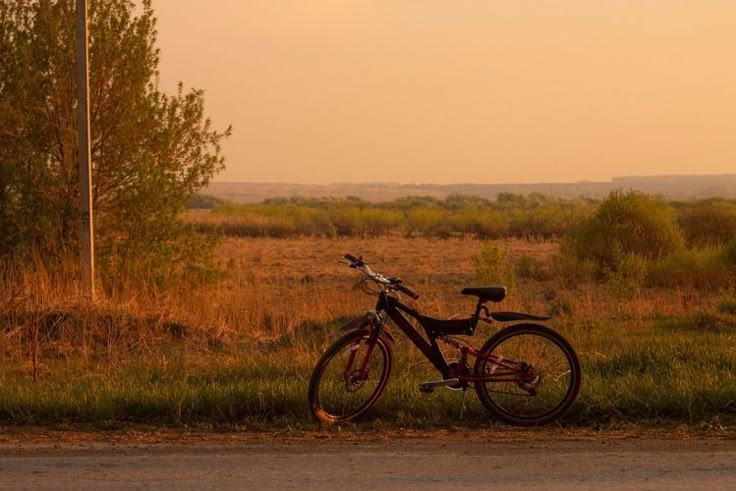
#> input picture test_image.jpg, 736 x 491 px
$ python -i extractors.py   (imports and definitions only)   (older library calls are emulated)
#> lines starting #> are read from the running program, lines starting #| are printed output that depends on the picture
### core/analysis/brightness.py
import cv2
import numpy as np

def analyze_brightness(image):
    gray = cv2.cvtColor(image, cv2.COLOR_BGR2GRAY)
    brightness = np.mean(gray)
    return brightness

### core/analysis/sharpness.py
import cv2
import numpy as np

def analyze_sharpness(image):
    gray = cv2.cvtColor(image, cv2.COLOR_BGR2GRAY)
    laplacian = cv2.Laplacian(gray, cv2.CV_64F)
    sharpness = laplacian.var()
    return sharpness

### core/analysis/contrast.py
import cv2

def analyze_contrast(image):
    gray = cv2.cvtColor(image, cv2.COLOR_BGR2GRAY)
    contrast = gray.std()
    return contrast

### core/analysis/saturation.py
import cv2
import numpy as np

def analyze_saturation(image):
    hsv = cv2.cvtColor(image, cv2.COLOR_BGR2HSV)
    saturation = np.mean(hsv[:, :, 1])
    return saturation

### core/features/extractors.py
import numpy as np
import cv2
from core.analysis.brightness import analyze_brightness
from core.analysis.sharpness import analyze_sharpness
from core.analysis.contrast import analyze_contrast
from core.analysis.saturation import analyze_saturation
from core.detection.yolo_detector import detect_categories, detect_objects
from core.analysis.composition import analyze_composition

GENRE_LABELS = [
    'Портрет', 'Пейзаж', 'Животные', 'Техника', 'Улица', 'Другое'
]
GENRE_TO_IDX = {g: i for i, g in enumerate(GENRE_LABELS)}
GENRE_MODEL_TO_RU = {
    'portrait': 'Портрет',
    'landscape': 'Пейзаж',
    'animal': 'Животные',
    'tech': 'Техника',
    'street': 'Улица',
    'other': 'Другое'
}

def extract_features(image_cv, image_pil=None):
    brightness = analyze_brightness(image_cv)
    sharpness = analyze_sharpness(image_cv)
    contrast = analyze_contrast(image_cv)
    saturation = analyze_saturation(image_cv)
    mean_color = cv2.mean(cv2.cvtColor(image_cv, cv2.COLOR_BGR2RGB))[:3]

    if np.std(cv2.cvtColor(image_cv, cv2.COLOR_BGR2RGB)) < 2:
        saturation = 0.0

    img_rgb = cv2.cvtColor(image_cv, cv2.COLOR_BGR2RGB)
    (R, G, B) = cv2.split(img_rgb)
    rg = np.abs(R - G)
    yb = np.abs(0.5 * (R + G) - B)
    colorfulness = np.sqrt(np.mean(rg ** 2) + np.mean(yb ** 2))

    std_rg = np.std(R - G)
    std_rb = np.std(R - B)
    std_gb = np.std(G - B)

    try:
        detected_boxes = detect_objects(image_cv)
        has_human, has_animal, has_tech, humans, animals, tech = detect_categories(detected_boxes)
    except Exception:
        detected_boxes = []
        has_human, has_animal, has_tech, humans, animals, tech = detect_categories([])
    n_humans = len(humans) if humans is not None else 0
    n_animals = len(animals) if animals is not None else 0
    n_tech = len(tech) if tech is not None else 0

    h, w = image_cv.shape[:2]
    center_point = (w // 2, h // 2)
    min_dist_center = 1.0
    if detected_boxes:
        dists_center = []
        for box in detected_boxes:
            _, _, (x1, y1, x2, y2) = box
            cx, cy = (x1 + x2) // 2, (y1 + y2) // 2
            dists_center.append(np.hypot(cx - center_point[0], cy - center_point[1]))
        min_dist_center = min(dists_center) / np.hypot(w, h)  # нормируем
    else:
        min_dist_center = 1.0

    thirds_points = [
        (w // 3, h // 3), (w // 3, 2 * h // 3),
        (2 * w // 3, h // 3), (2 * w // 3, 2 * h // 3)
    ]
    min_dist_thirds = 1.0
    if detected_boxes:
        dists = []
        for box in detected_boxes:
            _, _, (x1, y1, x2, y2) = box
            cx, cy = (x1 + x2) // 2, (y1 + y2) // 2
            dists_obj = [np.hypot(cx - tx, cy - ty) for (tx, ty) in thirds_points]
            dists.append(min(dists_obj))
        min_dist_thirds = min(dists) / np.hypot(w, h)  # нормируем
    else:
        min_dist_thirds = 1.0


    grid_sharpness = []
    grid_size = 3
    gray = cv2.cvtColor(image_cv, cv2.COLOR_BGR2GRAY)
    gh, gw = gray.shape[0] // grid_size, gray.shape[1] // grid_size
    for i in range(grid_size):
        for j in range(grid_size):
            patch = gray[i*gh:(i+1)*gh, j*gw:(j+1)*gw]
            if patch.size > 0:
                grid_sharpness.append(np.var(cv2.Laplacian(patch, cv2.CV_64F)))
    sharp_grid_mean = np.mean(grid_sharpness)
    sharp_grid_std = np.std(grid_sharpness)
    sharp_grid_min = np.min(grid_sharpness)
    sharp_grid_max = np.max(grid_sharpness)

    has_object = int(len(detected_boxes) > 0)

    try:
        if len(detected_boxes) > 0:
            comp_score, _, _ = analyze_composition(image_cv, detected_boxes, grid_type='rule_of_thirds')
        else:
            comp_score = -1
    except Exception:
        comp_score = -1

    genre_idx = GENRE_TO_IDX['Другое']

    hist = cv2.calcHist([gray], [0], None, [3], [0, 256]).flatten()
    hist = hist / (gray.shape[0] * gray.shape[1])

    features = [
        brightness, contrast, saturation,
        *mean_color,
        colorfulness, std_rg, std_rb, std_gb,
        sharp_grid_mean, sharp_grid_std, sharp_grid_min, sharp_grid_max,
        min_dist_center, min_dist_thirds,
        n_humans, n_animals, n_tech,
        genre_idx,
        *hist,
        has_object,
        comp_score
    ]
    return np.array(features)

__all__ = ["extract_features", "GENRE_LABELS", "GENRE_TO_IDX"]

>>> import cv2
>>> picture = cv2.imread('../../test_image.jpg')
#> picture is the input picture: shape (491, 736, 3); mean B, G, R 53.5, 94.9, 139.3
>>> result = extract_features(picture)
#> in analyze_brightness, `gray = cv2.cvtColor(image, cv2.COLOR_BGR2GRAY)`:
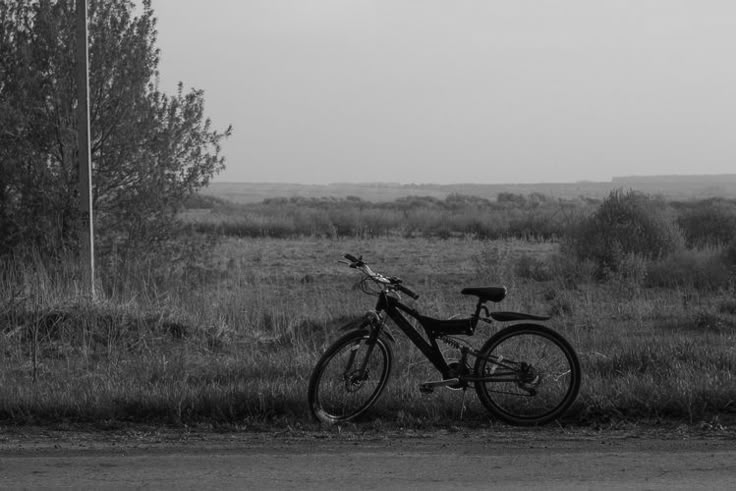
#> gray: shape (491, 736); min 1, max 231, mean 103.5
#> in analyze_brightness, `brightness = np.mean(gray)`: brightness = 103.5
#> in analyze_sharpness, `laplacian = cv2.Laplacian(gray, cv2.CV_64F)`:
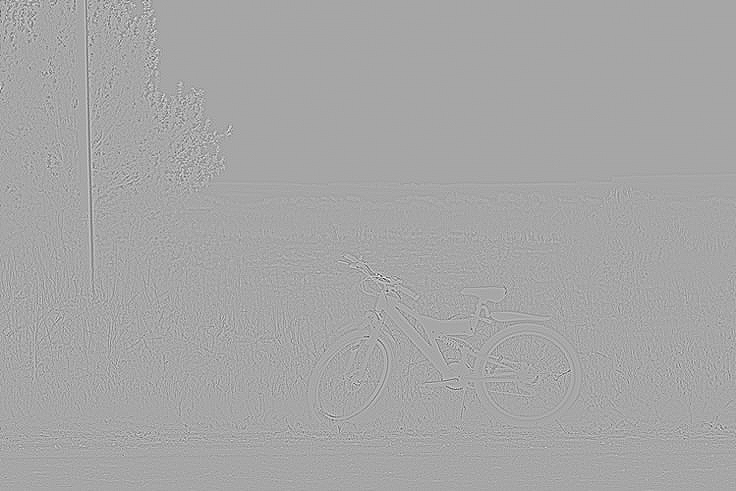
#> laplacian: shape (491, 736) float64; min -335, max 179, mean 0; drawn with min black and max white
#> in analyze_sharpness, `sharpness = laplacian.var()`: sharpness = 299.4
#> in analyze_contrast, `contrast = gray.std()`: contrast = 61.26
#> in analyze_saturation, `hsv = cv2.cvtColor(image, cv2.COLOR_BGR2HSV)`: hsv: shape (491, 736, 3); mean H, S, V 15, 176.8, 139.3
#> in analyze_saturation, `saturation = np.mean(hsv[:, :, 1])`: saturation = 176.8
#> in extract_features, `mean_color = cv2.mean(cv2.cvtColor(image_cv, cv2.COLOR_BGR2RGB))[:3]`: mean_color = (139.3, 94.9, 53.52)
#> in extract_features, `(R, G, B) = cv2.split(img_rgb)`:
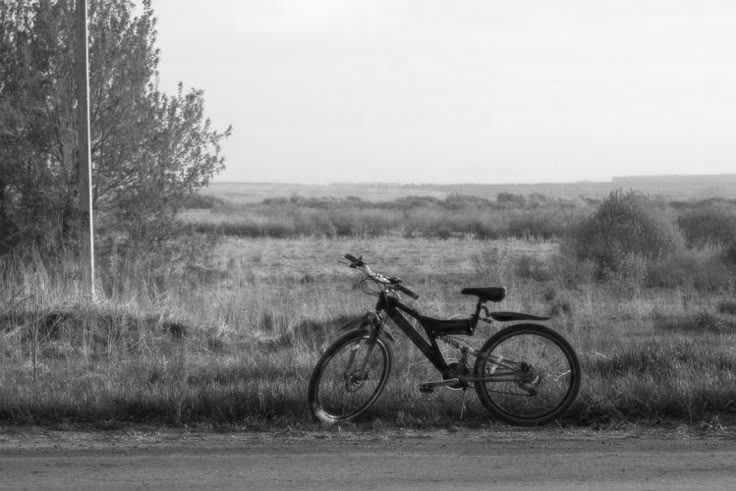
#> R: shape (491, 736); min 3, max 255, mean 139.3
#> in extract_features, `(R, G, B) = cv2.split(img_rgb)`:
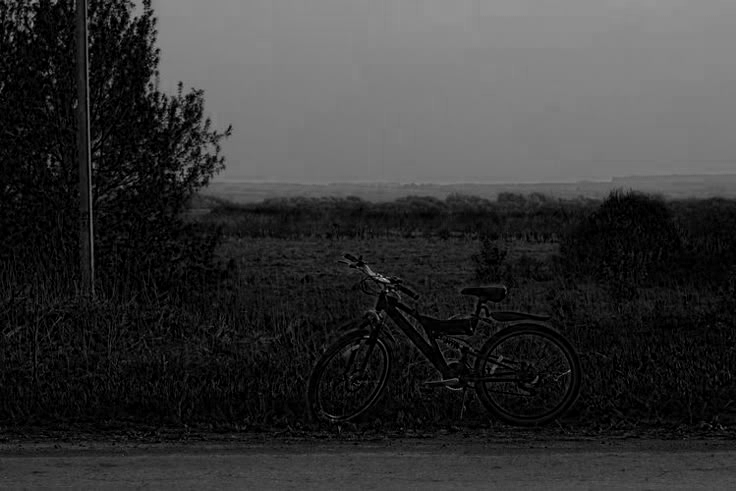
#> B: shape (491, 736); min 0, max 197, mean 53.5
#> in extract_features, `rg = np.abs(R - G)`:
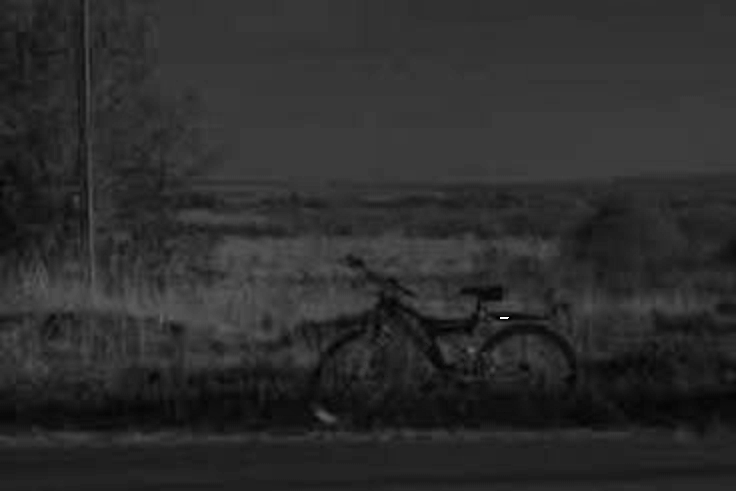
#> rg: shape (491, 736); min 0, max 255, mean 44.4
#> in extract_features, `yb = np.abs(0.5 * (R + G) - B)`:
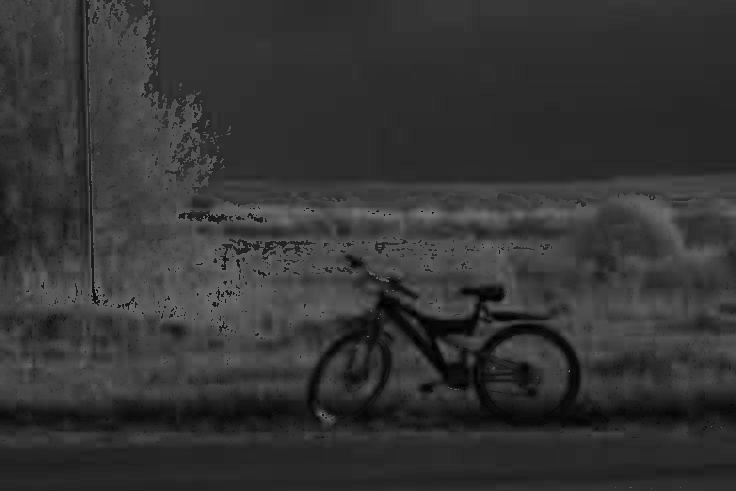
#> yb: shape (491, 736) float64; min 0, max 117.5, mean 52.5
#> in extract_features, `colorfulness = np.sqrt(np.mean(rg ** 2) + np.mean(yb ** 2))`: colorfulness = 56.54
#> in extract_features, `std_rg = np.std(R - G)`: std_rg = 14.85
#> in extract_features, `std_rb = np.std(R - B)`: std_rb = 27.66
#> in extract_features, `std_gb = np.std(G - B)`: std_gb = 20.5
#> (the run stopped early here; a loop or call above may not have finished)

$ run again, on portrait.jpg
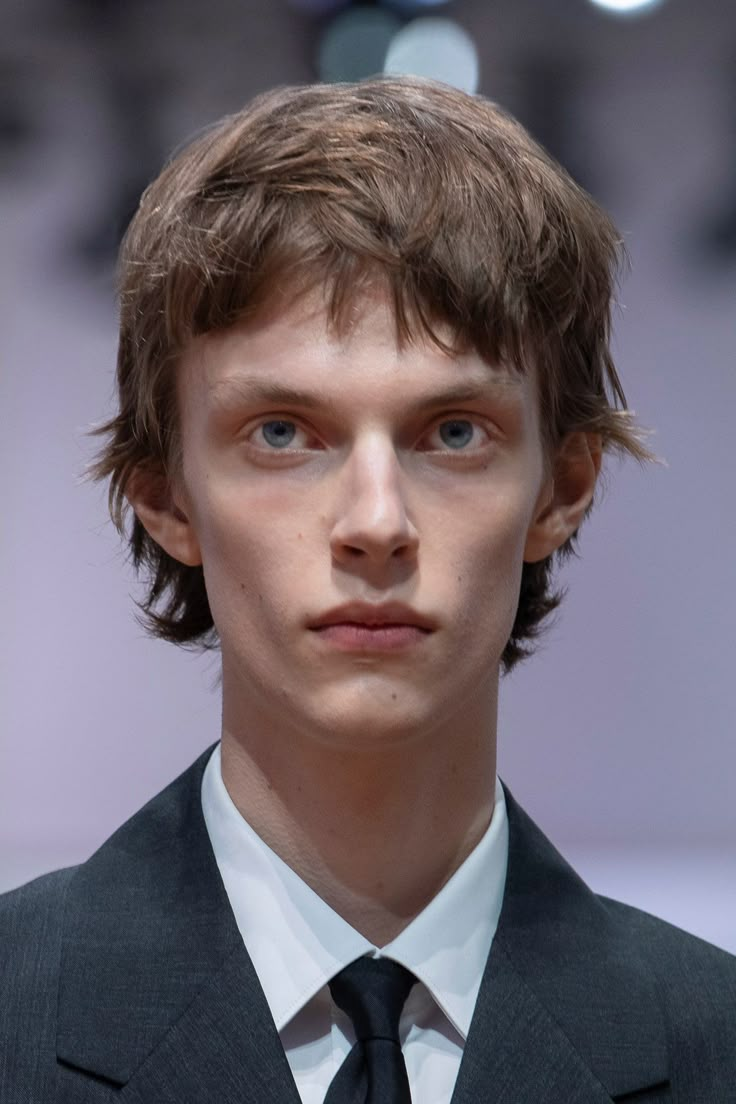
#> input picture portrait.jpg, 736 x 1104 px
#> picture is the input picture: shape (1104, 736, 3); mean B, G, R 107, 99, 107.8
#> in analyze_brightness, `brightness = np.mean(gray)`: brightness = 102.6
#> in analyze_sharpness, `laplacian = cv2.Laplacian(gray, cv2.CV_64F)`:
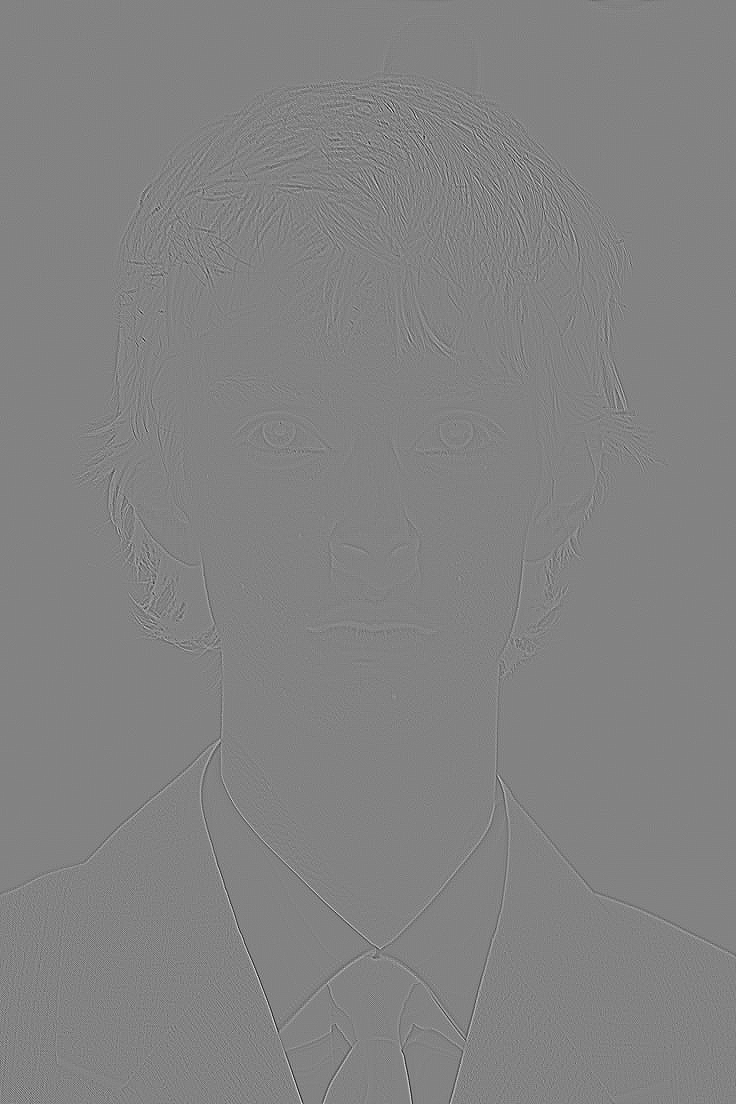
#> laplacian: shape (1104, 736) float64; min -212, max 201, mean 0; drawn with min black and max white
#> in analyze_sharpness, `sharpness = laplacian.var()`: sharpness = 119.9
#> in analyze_contrast, `contrast = gray.std()`: contrast = 51.06
#> hsv: shape (1104, 736, 3); mean H, S, V 77.8, 64.2, 119.9
#> in analyze_saturation, `saturation = np.mean(hsv[:, :, 1])`: saturation = 64.16
#> mean_color = (107.8, 99, 107)
#> in extract_features, `yb = np.abs(0.5 * (R + G) - B)`:
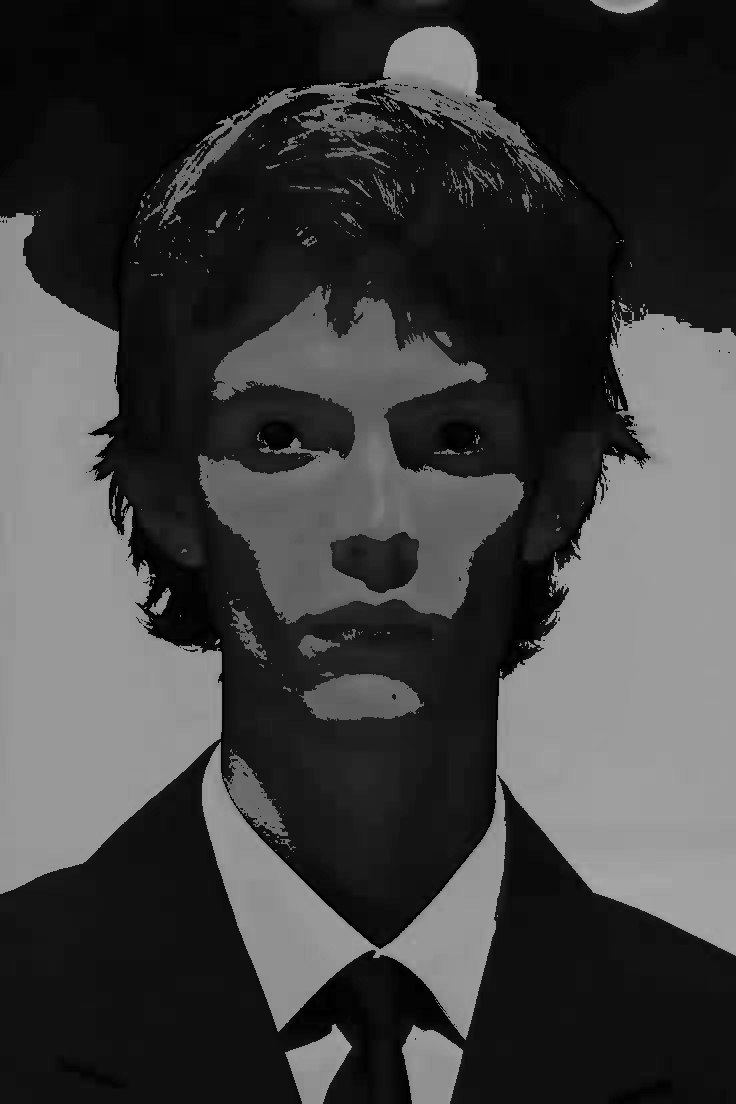
#> yb: shape (1104, 736) float64; min 0, max 169, mean 62.3
#> colorfulness = 88.24
#> std_rg = 103.4
#> std_rb = 99.44
#> std_gb = 111.7
